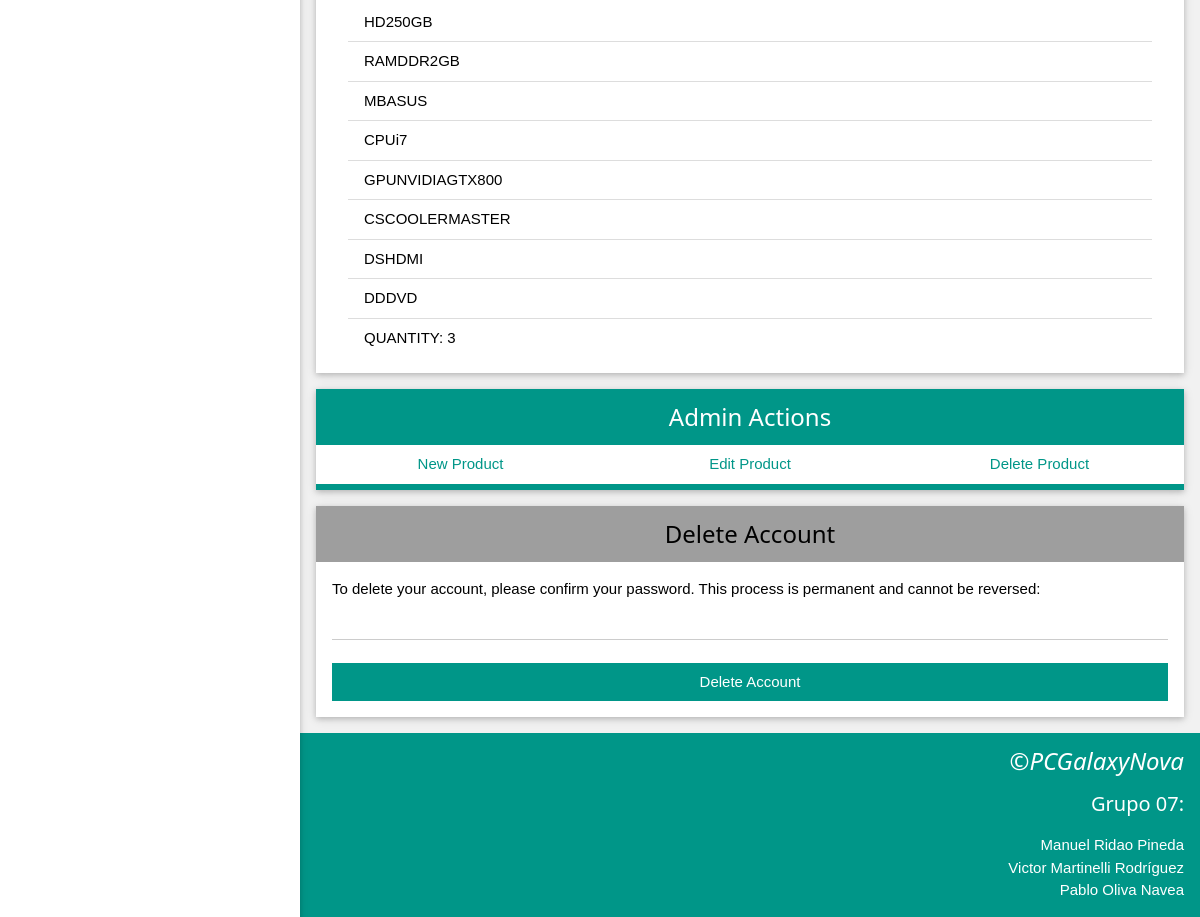
Page /account.php (signed in, lower part) on the earlier database version.
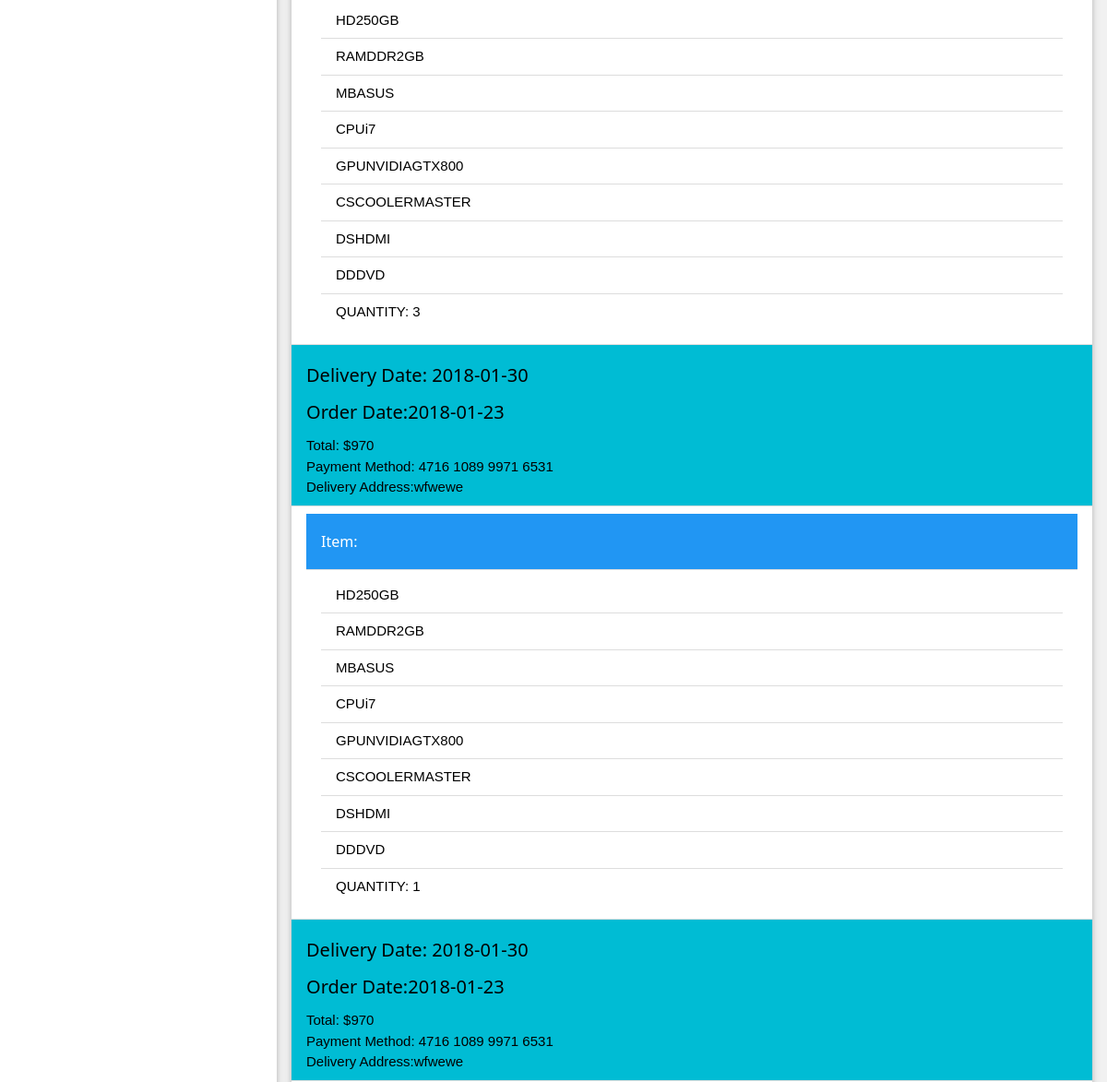
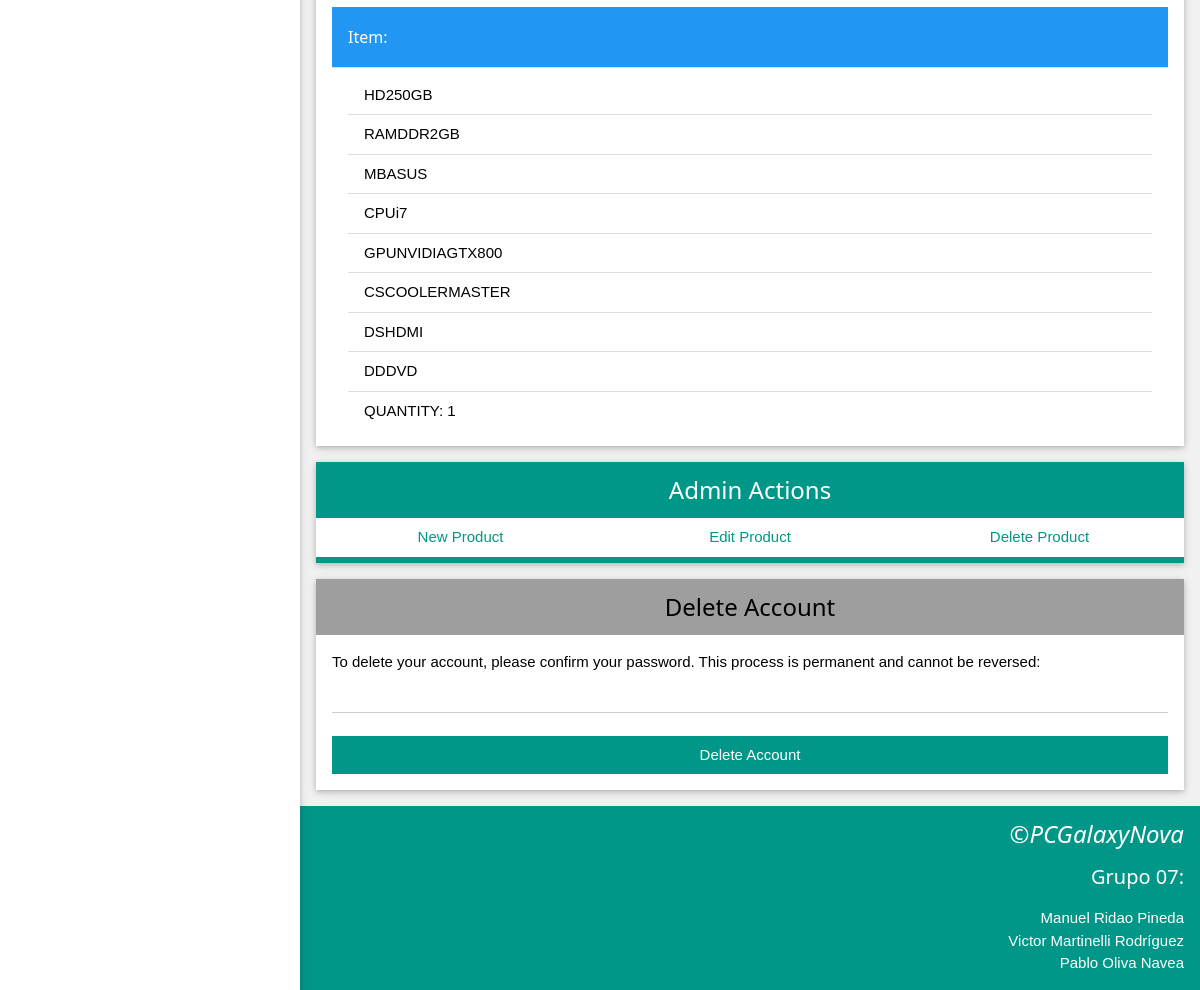
Same page on the later database version (2 pictures, top to bottom).
### tables this page shows
CREATE TABLE `products` (
  `product_id` int(11) NOT NULL,
  `name` varchar(256) NOT NULL,
  `stock` int(11) DEFAULT NULL,
  `price` float NOT NULL
);

CREATE TABLE `custom_products` (
  `custom_product_id` int(11) NOT NULL,
  `quantity` int(11) NOT NULL,
  `order_id` int(11) NOT NULL
);

CREATE TABLE `orders` (
  `order_id` int(11) NOT NULL,
  `total` float NOT NULL,
  `date` date NOT NULL,
  `delivery_date` date NOT NULL,
  `user_id` int(11) NOT NULL,
  `payment_method_id` varchar(256) NOT NULL,
  `address_id` int(11) NOT NULL
);

CREATE TABLE `address` (
  `address_id` int(11) NOT NULL,
  `zip_code` int(11) NOT NULL,
  `country` varchar(50) NOT NULL,
  `street` varchar(50) NOT NULL,
  `number` int(11) NOT NULL
);

### functions.php (called while the page is built, shortened)
<?php
function createConnection() {
    $con = mysqli_connect("localhost", "root", "");
    return $con;
}
function getAddressForOrder($address_id)
{
    $result = [];
    $link = createConnection();
    $sql = "SELECT * FROM address WHERE address_id='" . $address_id . "'";
    $result1 = mysqli_query($link, $sql);
    if (!$result1) {
        mysqli_close($link);
        die("ERROR: There is an error in SELECT ORDER ADDRESS query");
    } else {
        while ($row = mysqli_fetch_array($result1)) {
            $result[] = $row;
        }
    }
    return $result;
}
function getComponentName($component) {
    $result = explode("_", $component);
    return $result[2];
}
?>

### account.php (the view, shortened to what this page needs)
<!DOCTYPE html>
<?php
include 'functions.php';
require_once 'functions.php';
function getOrdersFromClient() {
    $link = createConnection();
    $orders = [];
    $sql = "SELECT * FROM orders WHERE user_id='" . $_SESSION["user_id"] . "'";
    $result = mysqli_query($link, $sql);
    if (!$result) {
        mysqli_close($link);
        die("ERROR: There is an error in SELECT USER ORDER query");
    } else {
        while ($row = mysqli_fetch_array($result)) {
            $orders[] = $row;
        }
    }
    return $orders;
}
function getArticlesForOrder($order_id) {
    $link = createConnection();
    $articles = [];
    $sql = "SELECT * FROM custom_products WHERE order_id='" . $order_id . "'";
    $result = mysqli_query($link, $sql);
    if (!$result) {
        mysqli_close($link);
        die("ERROR: There is an error in SELECT CUSTOM PRODUCTS query");
    } else {
        while ($row = mysqli_fetch_array($result)) {
            $articles[] = $row;
        }
    }
    return $articles;
}
function getAllComponentsForArticle($article_id) {
    $link = createConnection();
    $components = [];
    $sql = "SELECT * FROM custom_products_components WHERE custom_product_id='" . $article_id . "'";
    $result = mysqli_query($link, $sql);
    if (!$result) {
        mysqli_close($link);
        die("ERROR: There is an error in SELECT CUSTOM PRODUCTS query");
    } else {
        while ($row = mysqli_fetch_array($result)) {
            $sql = "SELECT * FROM products WHERE product_id='" . $row["component_id"] . "'";
            $result2 = mysqli_query($link, $sql);
            if (!$result2) {
                mysqli_close($link);
                die("ERROR: There is an error in SELECT PRODUCTS query");
            } else {
                while ($row2 = mysqli_fetch_array($result2)) {
                    $components[] = $row2;
                }
            }
        }
    }
    return $components;
}
function showOrderHistory() {
    $res = "";
    $orders = getOrdersFromClient();
    $res .= "<ol class='w3-ul'>";
    foreach ($orders as $order) {
        $addresses = getAddressForOrder($order["address_id"]);
        $res .= "<li class='w3-cyan'><h4>Delivery Date: " . $order["delivery_date"] . "</h4><h4>Order Date:".$order["date"]."</h4>Total: $" . $order["total"] . "<br/>Payment Method: ".$order["payment_method_id"]."<br/>Delivery Address:".$addresses[0]["street"]."</li>";
        $articles = getArticlesForOrder($order["order_id"]);
        $res .= "<li><ul class='w3-ul'>";
        foreach ($articles as $article) {
            $res .= "<li class='w3-blue'><h6>Item: </h6></li>";
            $res .= "<li><ul class='w3-ul'>";
            $components = getAllComponentsForArticle($article["custom_product_id"]);
            foreach ($components as $component) {
                $res .= "<li>" . getComponentName($component["name"]) . "</li>";
            }
            $res.="<li>QUANTITY: ".$articles[0]["quantity"]."</li>";
            $res .= "</ul>";
        }
        $res .= "</li></ul>";
    }
    $res .= "</ol>";
    return $res;
}
?>
<html>
    <head>
        <link rel="stylesheet" href="stylesheets/stylesheet.css" />
    </head>
    <body class="w3-light-grey">
        <?php
        if (!isset($_POST['submit']) || !empty($error)) {
            ?>
            <nav class="w3-sidebar w3-bar-block w3-collapse w3-card w3-animate-left w3-quarter w3-cent" id="account_nav">
            </nav>
            <article class="w3-container w3-threequarter w3-right w3-mobile" id="accountInfoArticle">
                <section class="w3-card w3-white w3-section" id="order_history_section">
                    <?php echo showOrderHistory(); ?>
                </section>
                <?php
                if ($_SESSION["type"] == "admin") {
                    ?>
                    <section class="w3-card w3-white w3-section" id="admin_actions_section">
                        <div class="w3-teal w3-text-white w3-container w3-center">
                            <h3>Admin Actions</h3>
                        </div>
                        <div class="w3-bar">
                            <form action="manageProduct.php" method="post">
                                <input class='w3-hover-teal w3-hover-text-white w3-button w3-bar-item w3-white w3-border-teal w3-bottombar w3-text-teal' style='width:33.3%' name="newProduct" type="submit" value="New Product"/>
                            </form>
                            <form action="manageProduct.php" method="post">
                                <input class='w3-hover-teal w3-hover-text-white w3-button w3-bar-item w3-white w3-border-teal w3-bottombar w3-text-teal' style='width:33.4%' name="editProduct" type="submit" value="Edit Product"/>
                            </form>
                            <form action="manageProduct.php" method="post">
                                <input class='w3-hover-teal w3-hover-text-white w3-button w3-bar-item w3-white w3-border-teal w3-bottombar w3-text-teal' style='width:33.3%' name="deleteProduct" type="submit" value="Delete Product"/>
                            </form>
                        </div>
                    </section>
                    <?php
                }
                ?>
                <section class="w3-card w3-white w3-section" id="delete_account_section">
                    <div class="w3-grey w3-text-black w3-container w3-center">
                        <h3>Delete Account</h3>
                    </div>
                    <form id="delete_account_form" class="w3-container w3-padding-16" method="post" action="account.php">
                        <label class="account_instructions" id="delete_account_instructions">To delete your account, please confirm your password. This process is permanent and cannot be reversed: </label>
                        <input class="w3-input w3-hover-grey" type="password" name="delete_account_password" required="required"/><br />
                        <input class="w3-block w3-button w3-teal" type="submit" name="delete_account_submit" value="Delete Account" />
                    </form>
                </section>
            </article>
            <?php
        }
        ?>
        <?php include("footer.php"); ?>
    </body>
</html>

### footer.php (shortened to what this page needs)
<?php
if (strpos($_SERVER['PHP_SELF'], "account.php") !== false) {
    ?>
    <footer class='w3-margin-top w3-container w3-teal w3-text-white w3-right-align' style='box-shadow: 0px 500px 0px 500px #1a7c78; clear: both;' >
        <h3><em>&copy;PCGalaxyNova</em></h3>
        <h4>Grupo 07:</h4>
        <ul>
            <li>
                Manuel Ridao Pineda
            </li>
            <li>
                Victor Martinelli Rodríguez
            </li>
            <li>
                Pablo Oliva Navea
            </li>
        </ul>
    </footer>
    <?php
}
?>

### stylesheets/stylesheet.css (style rules this page uses)
html { box-sizing:border-box }
*,*:before,*:after { box-sizing:inherit }
html { -ms-text-size-adjust:100%;-webkit-text-size-adjust:100% }
body { margin:0 }
article,aside,details,figcaption,figure,footer,header,main,menu,nav,section,summary { display:block }
button,input,select,textarea { font:inherit;margin:0 }
button,input { overflow:visible }
button,html [type=button],[type=reset],[type=submit] { -webkit-appearance:button }
html,body { font-family:Verdana,sans-serif;font-size:15px;line-height:1.5 }
html { overflow-x:hidden }
h3 { font-size:24px }
h4 { font-size:20px }
h6 { font-size:16px }
h1,h2,h3,h4,h5,h6 { font-family:"Segoe UI",Arial,sans-serif;font-weight:400;margin:10px 0 }
.w3-btn,.w3-button { border:none;display:inline-block;outline:0;padding:8px 16px;vertical-align:middle;overflow:hidden;text-decoration:none;color:inherit;background-color:inherit;text-align:center;cursor:pointer;white-space:nowrap }
.w3-btn,.w3-button { -webkit-touch-callout:none;-webkit-user-select:none;-khtml-user-select:none;-moz-user-select:none;-ms-user-select:none;user-select:none }
.w3-ul { list-style-type:none;padding:0;margin:0 }
.w3-ul li { padding:8px 16px;border-bottom:1px solid #ddd }
.w3-ul li:last-child { border-bottom:none }
.w3-input { padding:8px;display:block;border:none;border-bottom:1px solid #ccc;width:100% }
.w3-sidebar { height:100%;width:200px;background-color:#fff;position:fixed!important;z-index:1;overflow:auto }
.w3-bar { width:100%;overflow:hidden }
.w3-bar .w3-bar-item { padding:8px 16px;float:left;width:auto;border:none;outline:none;display:block }
.w3-bar .w3-button { white-space:normal }
.w3-block { display:block;width:100% }
.w3-container:after,.w3-container:before,.w3-panel:after,.w3-panel:before,.w3-row:after,.w3-row:before,.w3-row-padding:after,.w3-row-padding:before, .w3-cell-row:before,.w3-cell-row:after,.w3-clear:after,.w3-clear:before,.w3-bar:before,.w3-bar:after { content:"";display:table;clear:both }
.w3-col,.w3-half,.w3-third,.w3-twothird,.w3-threequarter,.w3-quarter { float:left;width:100% }
@media (min-width:601px) { .w3-col.m3,.w3-quarter { width:24.99999% } }
@media (min-width:601px) { .w3-col.m9,.w3-threequarter { width:74.99999% } }
@media (min-width:801px) { .w3-sidebar.w3-collapse { display:block!important } }
.w3-container,.w3-panel { padding:0.01em 16px }
.w3-card,.w3-card-2 { box-shadow:0 2px 5px 0 rgba(0,0,0,0.16),0 2px 10px 0 rgba(0,0,0,0.12) }
.w3-animate-left { position:relative;animation:animateleft 0.4s }
.w3-right-align { text-align:right!important }
.w3-center { text-align:center!important }
.w3-bottombar { border-bottom:6px solid #ccc!important }
.w3-section,.w3-code { margin-top:16px!important;margin-bottom:16px!important }
.w3-margin-top { margin-top:16px!important }
.w3-padding-16 { padding-top:16px!important;padding-bottom:16px!important }
.w3-right { float:right!important }
.w3-blue,.w3-hover-blue:hover { color:#fff!important;background-color:#2196F3!important }
.w3-cyan,.w3-hover-cyan:hover { color:#000!important;background-color:#00bcd4!important }
.w3-teal,.w3-hover-teal:hover { color:#fff!important;background-color:#009688!important }
.w3-white,.w3-hover-white:hover { color:#000!important;background-color:#fff!important }
.w3-grey,.w3-hover-grey:hover,.w3-gray,.w3-hover-gray:hover { color:#000!important;background-color:#9e9e9e!important }
.w3-light-grey,.w3-hover-light-grey:hover,.w3-light-gray,.w3-hover-light-gray:hover { color:#000!important;background-color:#f1f1f1!important }
.w3-text-teal,.w3-hover-text-teal:hover { color:#009688!important }
.w3-text-white,.w3-hover-text-white:hover { color:#fff!important }
.w3-text-black,.w3-hover-text-black:hover { color:#000!important }
.w3-border-teal,.w3-hover-border-teal:hover { border-color:#009688!important }

Differences in the rows shown:
added orders: delivery_date "2018-01-30", date "2018-01-23", total "970", payment_method "4716 1089 9971 6531", address.street "wfwewe", products (name "HD250GB"), products (name "RAMDDR2GB"), products (name "MBASUS"), products (name "CPUi7"), products (name "GPUNVIDIAGTX800"), products (name "CSCOOLERMASTER"), products (name "DSHDMI"), products (name "DDDVD")
added custom_products: quantity "1", products (name "HD250GB"), products (name "RAMDDR2GB"), products (name "MBASUS"), products (name "CPUi7"), products (name "GPUNVIDIAGTX800"), products (name "CSCOOLERMASTER"), products (name "DSHDMI"), products (name "DDDVD"), shown under "2018-01-30"
added orders: delivery_date "2018-01-30", date "2018-01-23", total "970", payment_method "4716 1089 9971 6531", address.street "wfwewe", products (name "HD250GB"), products (name "RAMDDR2GB"), products (name "MBASUS"), products (name "CPUi7"), products (name "GPUNVIDIAGTX800"), products (name "CSCOOLERMASTER"), products (name "DSHDMI"), products (name "DDDVD")
added custom_products: quantity "1", products (name "HD250GB"), products (name "RAMDDR2GB"), products (name "MBASUS"), products (name "CPUi7"), products (name "GPUNVIDIAGTX800"), products (name "CSCOOLERMASTER"), products (name "DSHDMI"), products (name "DDDVD"), shown under "2018-01-30"
